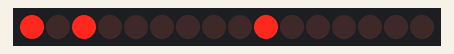
This sketch was run on a simulated Arduino Uno, built with avr-gcc and run on an emulated ATmega328P. Parts: 16 shift-register outputs drawn as a row of LEDs (first output left, lit = HIGH). Wiring (inferred from the names in the program): 2 × shift register (74HC595): data pin 11; shift clock pin 13; latch pin 10. Wiring (inferred from the signals the program sends): row of LEDs: on Q0, Q1, Q2, Q3, Q4, Q5, Q6, Q7, Q8, Q9, Q10, Q11, Q12, Q13, Q14, Q15.

Above: at 6.2 s.
At 6.7 s:
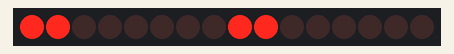
At 7.5 s:
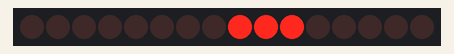
At 8.2 s:
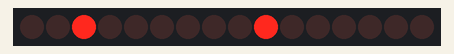
At 8.7 s:
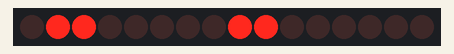
At 9.5 s:
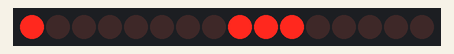
Timing chart, 0 to 10.6 s (numbered marks = the images above):
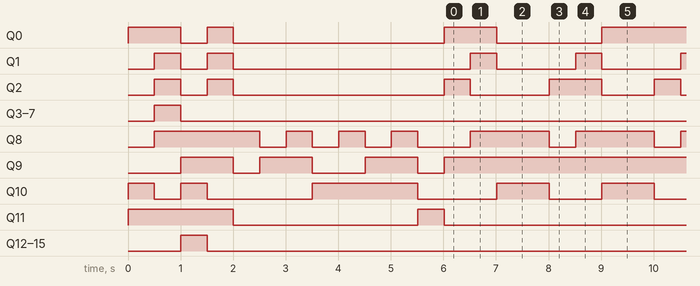

Measured:
- by itself, Q0: goes LOW 0.50 s, HIGH 0.50 s, LOW 4.0 s, HIGH 1.0 s, 8 × (LOW 2.0 s, HIGH 2.0 s), then LOW
- by itself, Q1: goes LOW 0.50 s, HIGH 0.50 s, LOW 4.5 s, 16 × (HIGH 0.50 s, LOW 1.5 s), HIGH 0.50 s, then LOW
- by itself, Q2: HIGH → LOW at 1.0 s, → HIGH 0.50 s later, → LOW 0.50 s later, → HIGH 4.0 s later, … (37 changes in this stretch)
- by itself, Q8: goes 3 × (LOW 0.50 s, HIGH 0.50 s), LOW 1.0 s, 16 × (HIGH 1.5 s, LOW 0.50 s), then HIGH
- by itself, Q9: goes LOW 0.50 s, HIGH 1.0 s, LOW 1.0 s, HIGH 1.0 s, LOW 0.50 s, then HIGH
- by itself, Q10: goes LOW 0.50 s, HIGH 0.50 s, LOW 2.0 s, HIGH 2.0 s, LOW 1.5 s, 16 × (HIGH 1.0 s, LOW 1.0 s), then HIGH
- by itself, Q11: HIGH → LOW at 2.0 s, → HIGH 3.5 s later, → LOW 0.50 s later

The sketch:

maxim_bitbang.ino
```cpp
#include <SPI.h>

/*
DS (pin 14) --------------- (blue wire)   -------- arduino MOSI #11
SH_CP | SRCK (pin 11) ----- (yellow wire) -------- arduino SCK #13
ST_CP | RCK (pin 12) ------ (green wire)  -------- arduino SS #10
*/

////Pin connected to DS of 74HC595
const int dataPin = 11;
//Pin connected to SH_CP of 74HC595
const int clockPin = 13;
//Pin connected to ST_CP of 74HC595
const int latchPin = 10;

void shiftOutSPI(byte d) {
    SPI.begin();
    //set clockDivider to SPI_CLOCK_DIV2 by default which is 8MHz
    const int clockDivider = SPI_CLOCK_DIV16;
    SPI.setClockDivider(clockDivider);

    //set data mode to SPI_MODE0 by default
    const int dataMode = SPI_MODE0;
    SPI.setDataMode(dataMode);

    //set bitOrder to MSBFIRST by default
    const int bitOrder = MSBFIRST;
    SPI.setBitOrder(bitOrder);
    //Serial.print("writing ");
    //Serial.println(i);

    //Serial.println("transfer");
    SPI.transfer(d);
    // if you are daisychaining, add 2nd, 3rd SPI.transfer(next_byte_of_data )

    SPI.end();
}

void latchAndWrite(byte b1, byte b2) {
    digitalWrite(latchPin, LOW);
    // shift out the bits:

    shiftOut(dataPin, clockPin, MSBFIRST, b1);
    shiftOut(dataPin, clockPin, MSBFIRST, b2);
    //shiftOutSPI(b1);
    //shiftOutSPI(b2);

    //take the latch pin high so the LEDs will light up:
    digitalWrite(latchPin, HIGH);
    // pause before next value:

    delay(500);
}

void setup() {
  //set pins to output so you can control the shift register
  pinMode(latchPin, OUTPUT);
  pinMode(clockPin, OUTPUT);
  pinMode(dataPin, OUTPUT);
  Serial.begin(9600);

  // disable shutdown
  latchAndWrite(0x0c, 0x01);
  delay(1);

  // set decode
  latchAndWrite(0x09, 0xff);
  delay(1);

  // disable demo
  latchAndWrite(0xff, 0x00);

  // scan limit to all digits
  latchAndWrite(0x0b, 0x07);
  delay(1);

  for (int i = 1; i <= 8; ++i) {
    latchAndWrite(i, 0x00);
    delay(1);
  }
}

void loop() {
    latchAndWrite(0x02, 0x05);
    latchAndWrite(0x03, 0x03);
    latchAndWrite(0x07, 0x00);
    delay(500);
    latchAndWrite(0x02, 0x04);
    latchAndWrite(0x03, 0x06);
    latchAndWrite(0x07, 0x01);
    delay(500);
}
```
